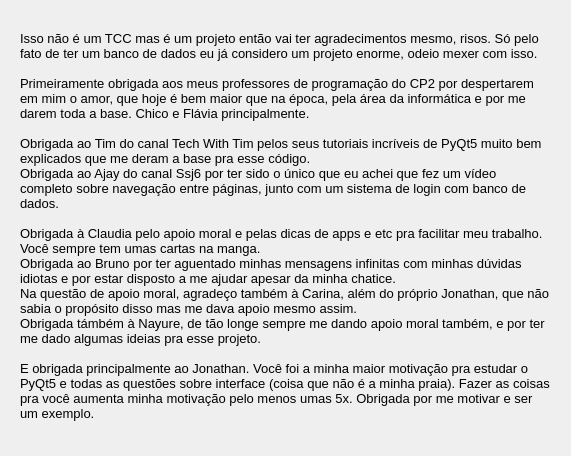
<?xml version="1.0" encoding="UTF-8"?>
<ui version="4.0">
 <class>TelaCreditos</class>
 <widget class="QDialog" name="TelaCreditos">
  <property name="geometry">
   <rect>
    <x>0</x>
    <y>0</y>
    <width>571</width>
    <height>456</height>
   </rect>
  </property>
  <property name="windowTitle">
   <string>Créditos</string>
  </property>
  <property name="windowIcon">
   <iconset>
    <normaloff>img/icon.png</normaloff>img/icon.png</iconset>
  </property>
  <widget class="QLabel" name="label">
   <property name="geometry">
    <rect>
     <x>20</x>
     <y>10</y>
     <width>531</width>
     <height>431</height>
    </rect>
   </property>
   <property name="font">
    <font>
     <family>Arial</family>
     <pointsize>10</pointsize>
    </font>
   </property>
   <property name="text">
    <string>Isso não é um TCC mas é um projeto então vai ter agradecimentos mesmo, risos. Só pelo fato de ter um banco de dados eu já considero um projeto enorme, odeio mexer com isso.

Primeiramente obrigada aos meus professores de programação do CP2 por despertarem em mim o amor, que hoje é bem maior que na época, pela área da informática e por me darem toda a base. Chico e Flávia principalmente.

Obrigada ao Tim do canal Tech With Tim pelos seus tutoriais incríveis de PyQt5 muito bem explicados que me deram a base pra esse código.
Obrigada ao Ajay do canal Ssj6 por ter sido o único que eu achei que fez um vídeo completo sobre navegação entre páginas, junto com um sistema de login com banco de dados.

Obrigada à Claudia pelo apoio moral e pelas dicas de apps e etc pra facilitar meu trabalho. Você sempre tem umas cartas na manga.
Obrigada ao Bruno por ter aguentado minhas mensagens infinitas com minhas dúvidas idiotas e por estar disposto a me ajudar apesar da minha chatice.
Na questão de apoio moral, agradeço também à Carina, além do próprio Jonathan, que não sabia o propósito disso mas me dava apoio mesmo assim.
Obrigada támbém à Nayure, de tão longe sempre me dando apoio moral também, e por ter me dado algumas ideias pra esse projeto.

E obrigada principalmente ao Jonathan. Você foi a minha maior motivação pra estudar o PyQt5 e todas as questões sobre interface (coisa que não é a minha praia). Fazer as coisas pra você aumenta minha motivação pelo menos umas 5x. Obrigada por me motivar e ser um exemplo.</string>
   </property>
   <property name="wordWrap">
    <bool>true</bool>
   </property>
  </widget>
 </widget>
 <resources/>
 <connections/>
</ui>
